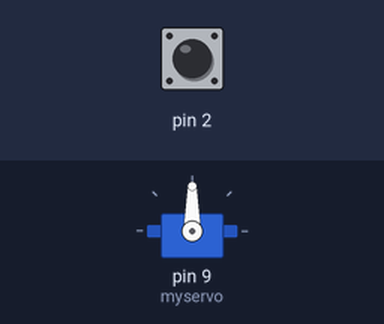
A sketch run on a simulated Arduino Uno, built with avr-gcc and run on an emulated ATmega328P. On the bench: servo. The inputs (shaded band) are chosen by the test bench; at power-on: pin 2 HIGH. What the sketch prints to the serial monitor is not drawn.

Above: at 1.2 s.
1.3 s: pin 2 pulled LOW for 1 s
At 1.75 s:
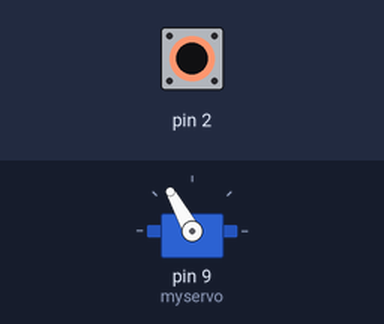
At 3.3 s:
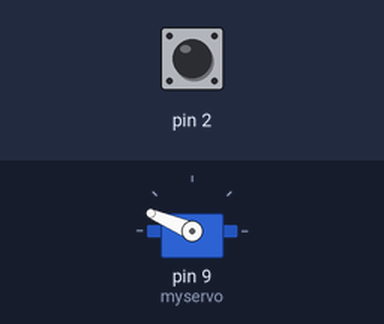
3.8 s: pin 2 pulled LOW for 0.15 s
At 4.8 s:
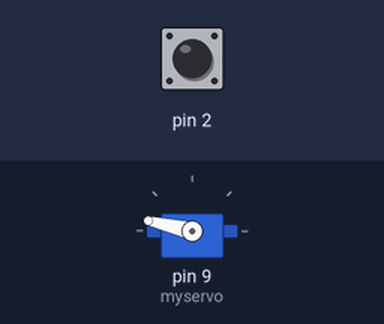
5.4 s: pin 2 pulled LOW for 3.2 s
Timing chart, 0 to 10.1 s (numbered marks = the images above; inputs shaded):
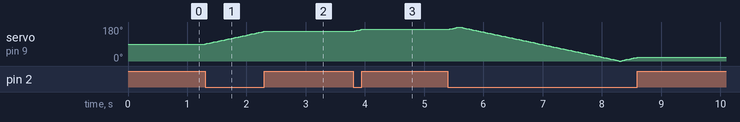

Measured:
- after the input at 1.3 s, servo on pin 9 (myservo): moves from 90° to 157° over 0.99 s, starting at once
- after the input at 3.8 s, servo on pin 9 (myservo): 157° → 167° at once

The sketch:

button_controlling_servo.ino
```cpp
#include <Servo.h>

Servo myservo;  // create servo object to control a servo

int angle = 90;    // initial angle  for servo
int angleAmount = 1;

void setup() {
  Serial.begin(9600);          //  setup serial
  myservo.attach(9);  // attaches the servo on pin 9 to the servo object
  pinMode(2,INPUT_PULLUP);
   Serial.println("Robojax Servo Button ");
}

void loop() {
  while(digitalRead(2) == LOW){
  angle += angleAmount;

    // reverse the direction of the moving at the ends of the angle:
    if (angle <= 0 || angle >= 180) {
      angleAmount = -angleAmount;
    }
    myservo.write(angle); // move the servo to desired angle
    delay(15); // waits for the servo to get there
  }// while
}
```
